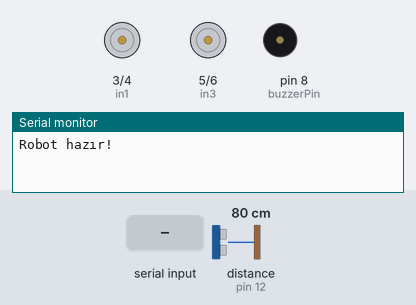
A sketch run on a simulated Arduino Uno, built with avr-gcc and run on an emulated ATmega328P. On the bench: motor-driver pin pairs drawn as motors (green arrow = first pin HIGH = forward, orange = second pin HIGH = backward, longer = more drive, scaled by the enable pin), buzzer (waves = sounding), the last lines printed to the serial monitor. The test bench sets the inputs (shaded band); at power-on: distance to the obstacle (sensor on pin 12) 80 cm. The echo pulse lasts 58.3 µs per cm.

Above: at 1.2 s.
1.3 s: "M" received over the second serial link
At 2.2 s:
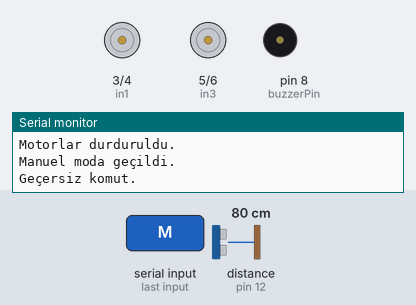
2.9 s: "A" received over the second serial link
At 4.1 s:
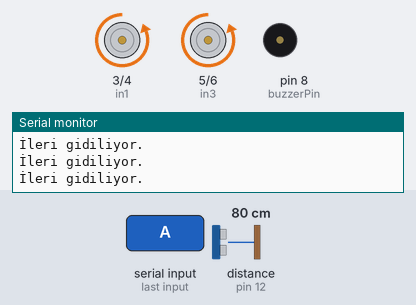
4.4 s: "M" received over the second serial link
At 4.55 s:
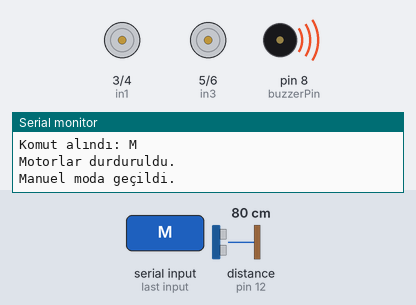
6.1 s: "F" received over the second serial link
At 6.5 s:
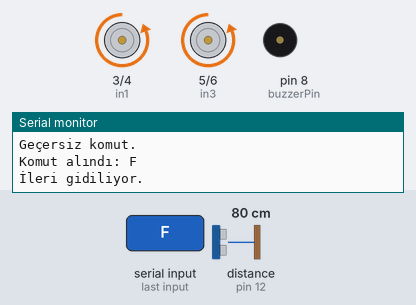
7.7 s: "L" received over the second serial link
At 7.85 s:
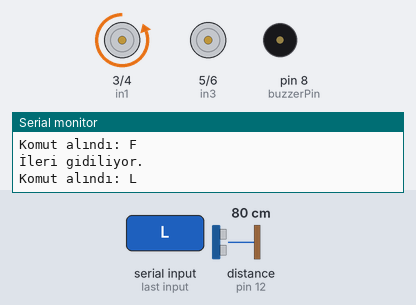
9.5 s: "R" received over the second serial link
At 9.65 s:
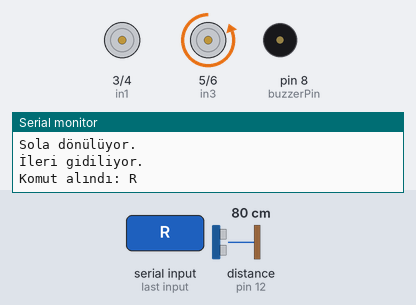
Timing chart, 0 to 12.3 s (numbered marks = the images above; inputs shaded):
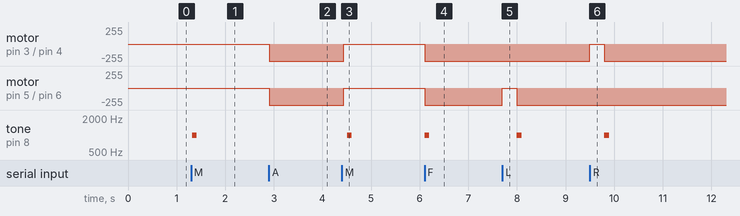

The sketch:

lipo_pil_engelden_kacan_robot.ino
```cpp
#include <SoftwareSerial.h>

SoftwareSerial Bluetooth(9, 10); // RX = 9, TX = 10

#define enA 2
#define enB 7
#define in1 3
#define in2 4
#define in3 5
#define in4 6
#define trigPin 11
#define echoPin 12
#define buzzerPin 8

long duration;
int distance;
int obstaclesCount=0;
int motorSpeed=130;
char command;
bool manualMode = true;
bool isMovingForward = false;
bool isMovingBackward = false;

void setup() {
  pinMode(enA, OUTPUT);
  pinMode(enB, OUTPUT);
  pinMode(in1, OUTPUT);
  pinMode(in2, OUTPUT);
  pinMode(in3, OUTPUT);
  pinMode(in4, OUTPUT);
  pinMode(buzzerPin, OUTPUT);
  pinMode(trigPin, OUTPUT);
  pinMode(echoPin, INPUT);

  Bluetooth.begin(9600); // Bluetooth haberleşmesi
  Serial.begin(9600);    // Seri haberleşme
  Serial.println("Robot hazır!");
}

void loop() {

  if (Bluetooth.available() > 0) {
    command = Bluetooth.read();
    Serial.print("Komut alındı: ");
    Serial.println(command);
    controlRobot(command);

    if (manualMode) {
      buzzerBeep(100); // Manuel modda komut alınca kısa bip sesi
    }
  }

  if (!manualMode)
  {
      measureDistance();
      buzzerControl();

      if (distance<10)
      {
        Serial.println("Robot güvenli mesafede değil.");
        stopMotors();
        Serial.print("Mesafe: ");
        Serial.println(distance);
      }
      else
      {

          if (distance > 35 || obstaclesCount < 5)
          {
              if (distance < 35) {
                moveBackward();
                delay(50);
                makeTurn();
                delay(100);
                obstaclesCount = obstaclesCount+1;

                Serial.print("Engel: ");
                Serial.println(obstaclesCount);
                stopMotors();
                delay(100);
              } else {
                moveForward();
                obstaclesCount=0;
              }
          }
          else
          {
            Serial.println("Robot beklemeye alındı.Engel gidince tekrar hareket edecek.");

            Serial.print("Mesafe: ");
            Serial.println(distance);

            Serial.print("Engel: ");
            Serial.println(obstaclesCount);

            stopMotors();

            if (obstaclesCount >= 5 && distance > 35)
            {
              Serial.print("Engel sıfırlandı.");
              obstaclesCount=0;
            }
          }
      }

  }
}

void measureDistance() {
  digitalWrite(trigPin, LOW);
  delayMicroseconds(2);
  digitalWrite(trigPin, HIGH);
  delayMicroseconds(10);
  digitalWrite(trigPin, LOW);

  duration = pulseIn(echoPin, HIGH);
  distance = duration * 0.034 / 2; // cm cinsinden
}

void buzzerControl() {
  if (distance <= 35) {
    tone(buzzerPin, 1000); // Sürekli bip
  } else if (distance <= 45) {
    tone(buzzerPin, 1000, 200);
    delay(300);
  } else if (distance <= 60) {
    tone(buzzerPin, 1000, 100);
    delay(500);
  } else {
    noTone(buzzerPin);
  }
}

void controlRobot(char command) {
  if (command == 'M') {
    manualMode = true;
    stopMotors();
    Serial.println("Manuel moda geçildi.");
  } else if (command == 'A') {
    manualMode = false;
    Serial.println("Otomatik moda geçildi.");
  }

  if (manualMode) {
    switch (command) {
      case 'F': // İleri gitmeye başla
        if (!isMovingBackward) {
          isMovingForward = true;
          isMovingBackward = false;
          moveForward();
        }
        else
        {
          Serial.println("Geri giderken durduruldum.");
          stopMotors();
          isMovingBackward = false;
          isMovingForward = false;
        }
        break;
      case 'B': // Geri gitmeye başla
        if (!isMovingForward) {
          isMovingBackward = true;
          isMovingForward = false;
          moveBackward();
        }
        else
        {
          Serial.println("İleri giderken durduruldum.");
          stopMotors();
          isMovingBackward = false;
          isMovingForward = false;
        }
        break;
      case 'L': // Sola dön
        if (isMovingForward || isMovingBackward) {
          turnLeft();
          delay(100);
          continueMovement();
        }
        break;
      case 'R': // Sağa dön
        if (isMovingForward || isMovingBackward) {
          turnRight();
          delay(100);
          continueMovement();
        }
        break;
      default:
        Serial.println("Geçersiz komut.");
        break;
    }
  }
}

void moveForward() {
  analogWrite(enA, motorSpeed);  // Hız motorSpeed
  analogWrite(enB, motorSpeed);  // Hız motorSpeed
  digitalWrite(in1, LOW);
  digitalWrite(in2, HIGH);
  digitalWrite(in3, LOW);
  digitalWrite(in4, HIGH);
  Serial.println("İleri gidiliyor.");
}

void moveBackward() {
  analogWrite(enA, motorSpeed);  // Hız motorSpeed
  analogWrite(enB, motorSpeed);  // Hız motorSpeed
  digitalWrite(in1, HIGH);
  digitalWrite(in2, LOW);
  digitalWrite(in3, HIGH);
  digitalWrite(in4, LOW);
  Serial.println("Geri gidiliyor.");
}

void turnLeft() {
  analogWrite(enA, motorSpeed);  // Hız motorSpeed
  analogWrite(enB, motorSpeed);  // Hız motorSpeed
  digitalWrite(in1, LOW);
  digitalWrite(in2, HIGH);
  digitalWrite(in3, LOW);
  digitalWrite(in4, LOW);
  delay(200);  // Dönüş için daha uzun süre
  Serial.println("Sola dönülüyor.");
}

void turnRight() {
  analogWrite(enA, motorSpeed);  // Hız motorSpeed
  analogWrite(enB, motorSpeed);  // Hız motorSpeed
  digitalWrite(in1, LOW);
  digitalWrite(in2, LOW);
  digitalWrite(in3, LOW);
  digitalWrite(in4, HIGH);
  delay(200);  // Dönüş için daha uzun süre
  Serial.println("Sağa dönülüyor.");
}

void makeTurn() {
  if (isMovingForward) {
    turnRight();
    delay(50);
    moveForward(); // Dönüş yaptıktan sonra ileriye gitmeye devam et
  } else if (isMovingBackward) {
    turnLeft();
    delay(50);
    moveBackward(); // Dönüş yaptıktan sonra geri gitmeye devam et
  }
}

void continueMovement() {
  if (isMovingForward) {
    moveForward();
  } else if (isMovingBackward) {
    moveBackward();
  }
}

void stopMotors() {
  digitalWrite(in1, LOW);
  digitalWrite(in2, LOW);
  digitalWrite(in3, LOW);
  digitalWrite(in4, LOW);

  if(manualMode)
  {
   noTone(buzzerPin);
  }

  Serial.println("Motorlar durduruldu.");
}

void buzzerBeep(int duration) {
  tone(buzzerPin, 1000, duration);
  delay(duration);
}
```

Measured:
- after the input at 1.3 s, tone on pin 8 (buzzerPin): silent → 1000 Hz at once, → silent 0.10 s later
- after the input at 2.9 s, motor on pin 3 (in1) / pin 4 (in2), motor on pin 5 (in3) / pin 6 (in4): stopped → backward 255/255 at once
- after the input at 4.4 s, motor on pin 3 (in1) / pin 4 (in2), motor on pin 5 (in3) / pin 6 (in4): backward 255/255 → stopped at once; tone on pin 8 (buzzerPin): silent → 1000 Hz after 0.10 s, → silent 0.10 s later
- after the input at 6.1 s, motor on pin 3 (in1) / pin 4 (in2), motor on pin 5 (in3) / pin 6 (in4): stopped → backward 255/255 at once; tone on pin 8 (buzzerPin): silent → 1000 Hz at once, → silent 0.10 s later
- after the input at 7.7 s, motor on pin 5 (in3) / pin 6 (in4): backward 255/255 → stopped at once, → backward 255/255 0.30 s later; tone on pin 8 (buzzerPin): silent → 1000 Hz after 0.30 s, → silent 0.10 s later
- after the input at 9.5 s, motor on pin 3 (in1) / pin 4 (in2): backward 255/255 → stopped at once, → backward 255/255 0.30 s later; tone on pin 8 (buzzerPin): silent → 1000 Hz after 0.30 s, → silent 0.10 s later
